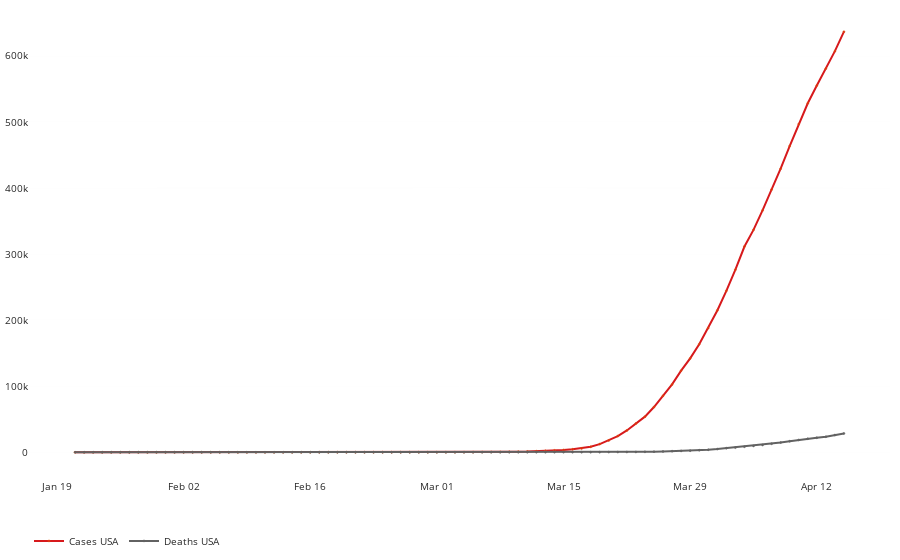

Notebook code for this chart:
### Code cell
import plotly.graph_objects as go
fig_combo = go.Figure()

# Add traces
fig_combo.add_trace(go.Scatter(x=total.index, y=total.cases,
                    mode='lines+markers',
                               name='Cases USA',
                         marker=dict(size=2, color='#d7191c',
                                            line=dict(width=.5, color='#e36209')),
                                text=total.index,
                                hovertext=['Total Cases<br>{:,d}<br>'.format(
                                    i) for i in total.cases],
                                hovertemplate='<b>%{text}</b><br></br>' +
                                              '%{hovertext}' +
                                              '<extra></extra>'
                        
                        
                        
                        ))

fig_combo.add_trace(go.Scatter(x=total.index, y=total.deaths,
                    mode='lines+markers',
                               name = 'Deaths USA',
                         marker=dict(size=2, color='#626262',
                                            line=dict(width=.5, color='#626262')),
                                text=total.index,
                                hovertext=['Total Deaths<br>{:,d}<br>'.format(
                                    i) for i in total.deaths],
                                hovertemplate='<b>%{text}</b><br></br>' +
                                              '%{hovertext}' +
                                              '<extra></extra>'
                              ))
fig_combo.update_layout(
    margin=go.layout.Margin(
        l=10,
        r=10,
        b=10,
        t=5,
        pad=0
    ),
    yaxis=dict(
        showline=False, linecolor='#272e3e',
        zeroline=False,
        # showgrid=False,
        gridcolor='rgba(203, 210, 211,.3)',
        gridwidth=.1,
        #tickmode='array',
        # Set tick range based on the maximum number
        #tickvals=tickList,
        # Set tick label accordingly
        #ticktext=["{:.0f}k".format(i/1000) for i in tickList]
    ),
#    yaxis_title="Total Confirmed Case Number",
    xaxis=dict(
        showline=False, linecolor='#272e3e',
        showgrid=False,
        gridcolor='rgba(203, 210, 211,.3)',
        gridwidth=.1,
        zeroline=False
    ),
    xaxis_tickformat='%b %d',
#     hovermode='x',
    legend_orientation="h",
    # legend=dict(x=.02, y=.95, bgcolor="rgba(0,0,0,0)",),
    plot_bgcolor='#ffffff',
    paper_bgcolor='#ffffff',
    font=dict(color='#292929', size=10)
)


fig_combo.show()

### Figure 1 — Plotly figure (JSON) as saved in the notebook; plotly's stock layout.template omitted (floating-point values rounded to 4 significant figures)
{"data": [{"hovertemplate": "<b>%{text}</b><br></br>%{hovertext}<extra></extra>", "hovertext": ["Total Cases<br>1<br>", "Total Cases<br>1<br>", "Total Cases<br>1<br>", "Total Cases<br>2<br>", "Total Cases<br>3<br>", "Total Cases<br>5<br>", "Total Cases<br>5<br>", "Total Cases<br>5<br>", "Total Cases<br>5<br>", "Total Cases<br>6<br>", "Total Cases<br>7<br>", "Total Cases<br>8<br>", "Total Cases<br>11<br>", "Total Cases<br>11<br>", "Total Cases<br>11<br>", "Total Cases<br>12<br>", "Total Cases<br>12<br>", "Total Cases<br>12<br>", "Total Cases<br>12<br>", "Total Cases<br>12<br>", "Total Cases<br>13<br>", "Total Cases<br>13<br>", "Total Cases<br>14<br>", "Total Cases<br>15<br>", "Total Cases<br>15<br>", "Total Cases<br>15<br>", "Total Cases<br>15<br>", "Total Cases<br>25<br>", "Total Cases<br>25<br>", "Total Cases<br>25<br>", "Total Cases<br>27<br>", "Total Cases<br>30<br>", "Total Cases<br>30<br>", "Total Cases<br>30<br>", "Total Cases<br>43<br>", "Total Cases<br>45<br>", "Total Cases<br>60<br>", "Total Cases<br>60<br>", "Total Cases<br>65<br>", "Total Cases<br>70<br>", "Total Cases<br>88<br>", "Total Cases<br>104<br>", "Total Cases<br>125<br>", "Total Cases<br>161<br>", "Total Cases<br>228<br>", "Total Cases<br>311<br>", "Total Cases<br>428<br>", "Total Cases<br>547<br>", "Total Cases<br>748<br>", "Total Cases<br>1,018<br>", "Total Cases<br>1,263<br>", "Total Cases<br>1,668<br>", "Total Cases<br>2,224<br>", "Total Cases<br>2,898<br>", "Total Cases<br>3,600<br>", "Total Cases<br>4,507<br>", "Total Cases<br>5,905<br>", "Total Cases<br>8,345<br>", "Total Cases<br>12,413<br>", "Total Cases<br>17,996<br>", "Total Cases<br>24,532<br>", "Total Cases<br>33,061<br>", "Total Cases<br>43,499<br>", "Total Cases<br>53,938<br>", "Total Cases<br>68,537<br>", "Total Cases<br>85,533<br>", "Total Cases<br>102,766<br>", "Total Cases<br>123,619<br>", "Total Cases<br>142,194<br>", "Total Cases<br>163,683<br>", "Total Cases<br>188,049<br>", "Total Cases<br>214,711<br>", "Total Cases<br>244,423<br>", "Total Cases<br>276,501<br>", "Total Cases<br>311,536<br>", "Total Cases<br>336,774<br>", "Total Cases<br>366,238<br>", "Total Cases<br>397,754<br>", "Total Cases<br>429,319<br>", "Total Cases<br>463,684<br>", "Total Cases<br>496,912<br>", "Total Cases<br>528,395<br>", "Total Cases<br>555,325<br>", "Total Cases<br>580,878<br>", "Total Cases<br>607,318<br>", "Total Cases<br>636,776<br>"], "marker": {"color": "#d7191c", "line": {"color": "#e36209", "width": 0.5}, "size": 2}, "mode": "lines+markers", "name": "Cases USA", "text": ["2020-01-21", "2020-01-22", "2020-01-23", "2020-01-24", "2020-01-25", "2020-01-26", "2020-01-27", "2020-01-28", "2020-01-29", "2020-01-30", "2020-01-31", "2020-02-01", "2020-02-02", "2020-02-03", "2020-02-04", "2020-02-05", "2020-02-06", "2020-02-07", "2020-02-08", "2020-02-09", "2020-02-10", "2020-02-11", "2020-02-12", "2020-02-13", "2020-02-14", "2020-02-15", "2020-02-16", "2020-02-17", "2020-02-18", "2020-02-19", "2020-02-20", "2020-02-21", "2020-02-22", "2020-02-23", "2020-02-24", "2020-02-25", "2020-02-26", "2020-02-27", "2020-02-28", "2020-02-29", "2020-03-01", "2020-03-02", "2020-03-03", "2020-03-04", "2020-03-05", "2020-03-06", "2020-03-07", "2020-03-08", "2020-03-09", "2020-03-10", "2020-03-11", "2020-03-12", "2020-03-13", "2020-03-14", "2020-03-15", "2020-03-16", "2020-03-17", "2020-03-18", "2020-03-19", "2020-03-20", "2020-03-21", "2020-03-22", "2020-03-23", "2020-03-24", "2020-03-25", "2020-03-26", "2020-03-27", "2020-03-28", "2020-03-29", "2020-03-30", "2020-03-31", "2020-04-01", "2020-04-02", "2020-04-03", "2020-04-04", "2020-04-05", "2020-04-06", "2020-04-07", "2020-04-08", "2020-04-09", "2020-04-10", "2020-04-11", "2020-04-12", "2020-04-13", "2020-04-14", "2020-04-15"], "type": "scatter", "x": ["2020-01-21", "2020-01-22", "2020-01-23", "2020-01-24", "2020-01-25", "2020-01-26", "2020-01-27", "2020-01-28", "2020-01-29", "2020-01-30", "2020-01-31", "2020-02-01", "2020-02-02", "2020-02-03", "2020-02-04", "2020-02-05", "2020-02-06", "2020-02-07", "2020-02-08", "2020-02-09", "2020-02-10", "2020-02-11", "2020-02-12", "2020-02-13", "2020-02-14", "2020-02-15", "2020-02-16", "2020-02-17", "2020-02-18", "2020-02-19", "2020-02-20", "2020-02-21", "2020-02-22", "2020-02-23", "2020-02-24", "2020-02-25", "2020-02-26", "2020-02-27", "2020-02-28", "2020-02-29", "2020-03-01", "2020-03-02", "2020-03-03", "2020-03-04", "2020-03-05", "2020-03-06", "2020-03-07", "2020-03-08", "2020-03-09", "2020-03-10", "2020-03-11", "2020-03-12", "2020-03-13", "2020-03-14", "2020-03-15", "2020-03-16", "2020-03-17", "2020-03-18", "2020-03-19", "2020-03-20", "2020-03-21", "2020-03-22", "2020-03-23", "2020-03-24", "2020-03-25", "2020-03-26", "2020-03-27", "2020-03-28", "2020-03-29", "2020-03-30", "2020-03-31", "2020-04-01", "2020-04-02", "2020-04-03", "2020-04-04", "2020-04-05", "2020-04-06", "2020-04-07", "2020-04-08", "2020-04-09", "2020-04-10", "2020-04-11", "2020-04-12", "2020-04-13", "2020-04-14", "2020-04-15"], "y": [1, 1, 1, 2, 3, 5, 5, 5, 5, 6, 7, 8, 11, 11, 11, 12, 12, 12, 12, 12, 13, 13, 14, 15, 15, 15, 15, 25, 25, 25, 27, 30, 30, 30, 43, 45, 60, 60, 65, 70, 88, 104, 125, 161, 228, 311, 428, 547, 748, 1018, 1263, 1668, 2224, 2898, 3600, 4507, 5905, 8345, 12413, 17996, 24532, 33061, 43499, 53938, 68537, 85533, 102766, 123619, 142194, 163683, 188049, 214711, 244423, 276501, 311536, 336774, 366238, 397754, 429319, 463684, 496912, 528395, 555325, 580878, 607318, 636776]}, {"hovertemplate": "<b>%{text}</b><br></br>%{hovertext}<extra></extra>", "hovertext": ["Total Deaths<br>0<br>", "Total Deaths<br>0<br>", "Total Deaths<br>0<br>", "Total Deaths<br>0<br>", "Total Deaths<br>0<br>", "Total Deaths<br>0<br>", "Total Deaths<br>0<br>", "Total Deaths<br>0<br>", "Total Deaths<br>0<br>", "Total Deaths<br>0<br>", "Total Deaths<br>0<br>", "Total Deaths<br>0<br>", "Total Deaths<br>0<br>", "Total Deaths<br>0<br>", "Total Deaths<br>0<br>", "Total Deaths<br>0<br>", "Total Deaths<br>0<br>", "Total Deaths<br>0<br>", "Total Deaths<br>0<br>", "Total Deaths<br>0<br>", "Total Deaths<br>0<br>", "Total Deaths<br>0<br>", "Total Deaths<br>0<br>", "Total Deaths<br>0<br>", "Total Deaths<br>0<br>", "Total Deaths<br>0<br>", "Total Deaths<br>0<br>", "Total Deaths<br>0<br>", "Total Deaths<br>0<br>", "Total Deaths<br>0<br>", "Total Deaths<br>0<br>", "Total Deaths<br>0<br>", "Total Deaths<br>0<br>", "Total Deaths<br>0<br>", "Total Deaths<br>0<br>", "Total Deaths<br>0<br>", "Total Deaths<br>0<br>", "Total Deaths<br>0<br>", "Total Deaths<br>0<br>", "Total Deaths<br>1<br>", "Total Deaths<br>3<br>", "Total Deaths<br>6<br>", "Total Deaths<br>10<br>", "Total Deaths<br>12<br>", "Total Deaths<br>12<br>", "Total Deaths<br>15<br>", "Total Deaths<br>19<br>", "Total Deaths<br>22<br>", "Total Deaths<br>26<br>", "Total Deaths<br>31<br>", "Total Deaths<br>37<br>", "Total Deaths<br>43<br>", "Total Deaths<br>50<br>", "Total Deaths<br>60<br>", "Total Deaths<br>68<br>", "Total Deaths<br>91<br>", "Total Deaths<br>116<br>", "Total Deaths<br>157<br>", "Total Deaths<br>203<br>", "Total Deaths<br>265<br>", "Total Deaths<br>343<br>", "Total Deaths<br>436<br>", "Total Deaths<br>546<br>", "Total Deaths<br>731<br>", "Total Deaths<br>990<br>", "Total Deaths<br>1,275<br>", "Total Deaths<br>1,649<br>", "Total Deaths<br>2,134<br>", "Total Deaths<br>2,486<br>", "Total Deaths<br>3,073<br>", "Total Deaths<br>3,911<br>", "Total Deaths<br>4,841<br>", "Total Deaths<br>6,232<br>", "Total Deaths<br>7,121<br>", "Total Deaths<br>8,499<br>", "Total Deaths<br>9,655<br>", "Total Deaths<br>10,959<br>", "Total Deaths<br>12,956<br>", "Total Deaths<br>14,803<br>", "Total Deaths<br>16,674<br>", "Total Deaths<br>18,712<br>", "Total Deaths<br>20,575<br>", "Total Deaths<br>22,056<br>", "Total Deaths<br>23,607<br>", "Total Deaths<br>26,081<br>", "Total Deaths<br>28,583<br>"], "marker": {"color": "#626262", "line": {"color": "#626262", "width": 0.5}, "size": 2}, "mode": "lines+markers", "name": "Deaths USA", "text": ["2020-01-21", "2020-01-22", "2020-01-23", "2020-01-24", "2020-01-25", "2020-01-26", "2020-01-27", "2020-01-28", "2020-01-29", "2020-01-30", "2020-01-31", "2020-02-01", "2020-02-02", "2020-02-03", "2020-02-04", "2020-02-05", "2020-02-06", "2020-02-07", "2020-02-08", "2020-02-09", "2020-02-10", "2020-02-11", "2020-02-12", "2020-02-13", "2020-02-14", "2020-02-15", "2020-02-16", "2020-02-17", "2020-02-18", "2020-02-19", "2020-02-20", "2020-02-21", "2020-02-22", "2020-02-23", "2020-02-24", "2020-02-25", "2020-02-26", "2020-02-27", "2020-02-28", "2020-02-29", "2020-03-01", "2020-03-02", "2020-03-03", "2020-03-04", "2020-03-05", "2020-03-06", "2020-03-07", "2020-03-08", "2020-03-09", "2020-03-10", "2020-03-11", "2020-03-12", "2020-03-13", "2020-03-14", "2020-03-15", "2020-03-16", "2020-03-17", "2020-03-18", "2020-03-19", "2020-03-20", "2020-03-21", "2020-03-22", "2020-03-23", "2020-03-24", "2020-03-25", "2020-03-26", "2020-03-27", "2020-03-28", "2020-03-29", "2020-03-30", "2020-03-31", "2020-04-01", "2020-04-02", "2020-04-03", "2020-04-04", "2020-04-05", "2020-04-06", "2020-04-07", "2020-04-08", "2020-04-09", "2020-04-10", "2020-04-11", "2020-04-12", "2020-04-13", "2020-04-14", "2020-04-15"], "type": "scatter", "x": ["2020-01-21", "2020-01-22", "2020-01-23", "2020-01-24", "2020-01-25", "2020-01-26", "2020-01-27", "2020-01-28", "2020-01-29", "2020-01-30", "2020-01-31", "2020-02-01", "2020-02-02", "2020-02-03", "2020-02-04", "2020-02-05", "2020-02-06", "2020-02-07", "2020-02-08", "2020-02-09", "2020-02-10", "2020-02-11", "2020-02-12", "2020-02-13", "2020-02-14", "2020-02-15", "2020-02-16", "2020-02-17", "2020-02-18", "2020-02-19", "2020-02-20", "2020-02-21", "2020-02-22", "2020-02-23", "2020-02-24", "2020-02-25", "2020-02-26", "2020-02-27", "2020-02-28", "2020-02-29", "2020-03-01", "2020-03-02", "2020-03-03", "2020-03-04", "2020-03-05", "2020-03-06", "2020-03-07", "2020-03-08", "2020-03-09", "2020-03-10", "2020-03-11", "2020-03-12", "2020-03-13", "2020-03-14", "2020-03-15", "2020-03-16", "2020-03-17", "2020-03-18", "2020-03-19", "2020-03-20", "2020-03-21", "2020-03-22", "2020-03-23", "2020-03-24", "2020-03-25", "2020-03-26", "2020-03-27", "2020-03-28", "2020-03-29", "2020-03-30", "2020-03-31", "2020-04-01", "2020-04-02", "2020-04-03", "2020-04-04", "2020-04-05", "2020-04-06", "2020-04-07", "2020-04-08", "2020-04-09", "2020-04-10", "2020-04-11", "2020-04-12", "2020-04-13", "2020-04-14", "2020-04-15"], "y": [0, 0, 0, 0, 0, 0, 0, 0, 0, 0, 0, 0, 0, 0, 0, 0, 0, 0, 0, 0, 0, 0, 0, 0, 0, 0, 0, 0, 0, 0, 0, 0, 0, 0, 0, 0, 0, 0, 0, 1, 3, 6, 10, 12, 12, 15, 19, 22, 26, 31, 37, 43, 50, 60, 68, 91, 116, 157, 203, 265, 343, 436, 546, 731, 990, 1275, 1649, 2134, 2486, 3073, 3911, 4841, 6232, 7121, 8499, 9655, 10959, 12956, 14803, 16674, 18712, 20575, 22056, 23607, 26081, 28583]}], "layout": {"font": {"color": "#292929", "size": 10}, "legend": {"orientation": "h"}, "margin": {"b": 10, "l": 10, "pad": 0, "r": 10, "t": 5}, "paper_bgcolor": "#ffffff", "plot_bgcolor": "#ffffff", "xaxis": {"gridcolor": "rgba(203, 210, 211,.3)", "gridwidth": 0.1, "linecolor": "#272e3e", "showgrid": false, "showline": false, "tickformat": "%b %d", "zeroline": false}, "yaxis": {"gridcolor": "rgba(203, 210, 211,.3)", "gridwidth": 0.1, "linecolor": "#272e3e", "showline": false, "zeroline": false}}}
